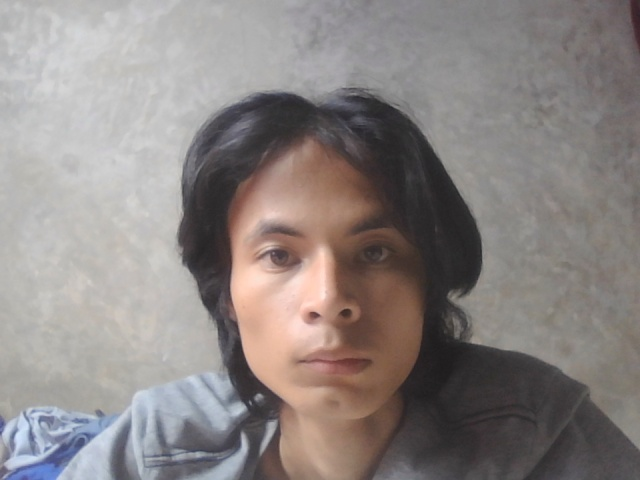
#> input picture captured_image.jpg, 640 x 480 px, found by its file name; the run also reads 1 picture not shown here
$ python percobaan9.py
#> lines starting #> are read from the running program, lines starting #| are printed output that depends on the picture
import cv2
import numpy as np
from skimage.metrics import structural_similarity as ssim
import matplotlib.pyplot as plt

def calculate_psnr(original, compressed):
    if original is None or compressed is None:
        raise ValueError("Salah satu gambar tidak valid. Pastikan file tersedia dan dapat dibaca.")
    mse = np.mean((original - compressed) ** 2)
    if mse == 0:
        return 100
    max_pixel = 255.0
    psnr = 20 * np.log10(max_pixel / np.sqrt(mse))
    return psnr

# Membaca gambar
original = cv2.imread(r'C:\Users\rahma\Desktop\uas pratikum pengolahan citra\captured_image.jpg', cv2.IMREAD_GRAYSCALE)
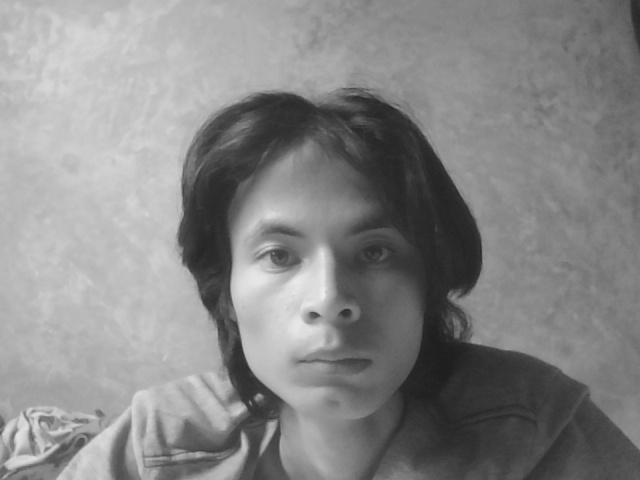
#> original: shape (480, 640); min 29, max 238, mean 134.7
compressed = cv2.imread(r'C:\Users\rahma\Desktop\uas pratikum pengolahan citra\captured_image_compressed.jpg', cv2.IMREAD_GRAYSCALE)
#> compressed: shape (384, 512); min 29, max 237, mean 134.7

# Validasi gambar
if original is not None and compressed is not None:
    # Resize the 'compressed' image to match the dimensions of the 'original' image
    compressed_resized = cv2.resize(compressed, (original.shape[1], original.shape[0]))

    # Perhitungan PSNR dan SSIM
    psnr_value = calculate_psnr(original, compressed_resized)
#> in calculate_psnr, `mse = np.mean((original - compressed) ** 2)`: mse = 2.11
#> in calculate_psnr, `psnr = 20 * np.log10(max_pixel / np.sqrt(mse))`: psnr = 44.88
#> psnr_value = 44.88
    # Calculate SSIM using the resized image
    ssim_value = ssim(original, compressed_resized)
#> ssim_value = 0.985

    # Menampilkan hasil PSNR dan SSIM
    print(f"PSNR: {psnr_value:.2f} dB")
#| PSNR: 44.88 dB
    print(f"SSIM: {ssim_value:.2f}")
#| SSIM: 0.98

    # Menampilkan gambar menggunakan matplotlib
    plt.figure(figsize=(10, 5))

    # Gambar asli
    plt.subplot(1, 2, 1)
    plt.imshow(original, cmap='gray')
    plt.title('Gambar Asli')
    plt.axis('off')

    # Gambar terkompresi
    plt.subplot(1, 2, 2)
    plt.imshow(compressed_resized, cmap='gray')
    plt.title('Gambar Terkompresi')
    plt.axis('off')

    # Menampilkan plot
    plt.tight_layout()
    plt.show()
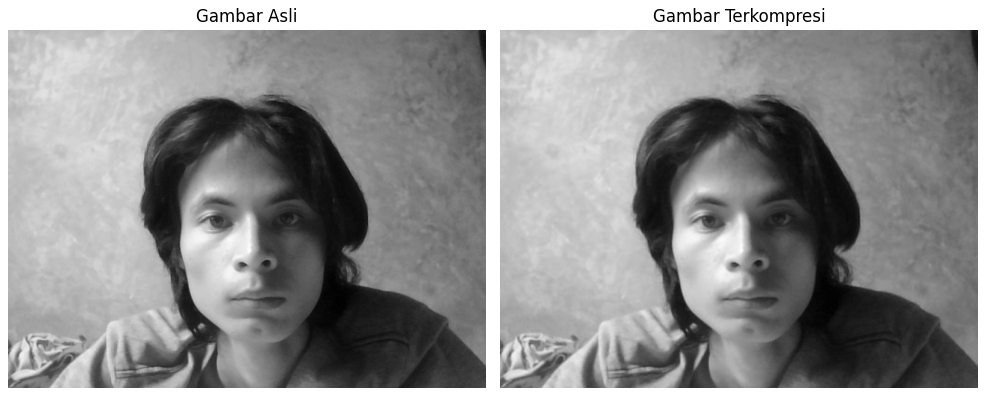
#> figure drawn by matplotlib, 2 panels
else:
    print("Error: Tidak dapat memuat salah satu atau kedua gambar.")
